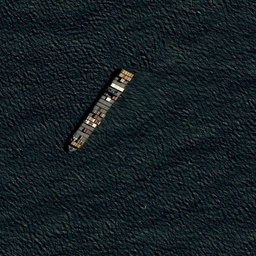
#> input picture 0006c52e8.jpg, 256 x 256 px, shrunk from 768 x 768 before the run
$ jupyter execute --allow-errors Actividad3_ManuelNaranjoMartinez.ipynb   (older library calls are emulated)
#> lines starting #> are read from the running program, lines starting #| are printed output that depends on the picture; after the words box and inside, x2 and y2 are one past the last pixel; in counts of white or black regions, pixels touching at a corner belong together
### my_functions2.py
import numpy as np

# Imágenes de pruebas
from skimage import data, segmentation, color, feature, filters

from skimage.segmentation import felzenszwalb, quickshift, watershed, mark_boundaries
from skimage.measure import regionprops
from skimage.exposure import rescale_intensity

# Watershed con marcadores
from scipy import ndimage as ndi
from skimage.util import img_as_ubyte
from skimage.filters import rank
from skimage.morphology import disk, diamond
from skimage.color import rgb2gray

# Region Adjancency Graphs (RAGs)
from skimage.future import graph

# Para lectura del dataset de imágenes segmentadas
import pandas as pd

import matplotlib.pyplot as plt

# [62 lines left out: function calculate_metrics, not called in this run]

def get_reference_masks(path_dataframe, imageIds):
    """Función para obtener un array de máscaras de referencia de
       las imágenes a analizar

    Args:
        path_dataframe (String): Path del fichero csv que contiene los
                                  datos para cargar en el objeto data frame
                                  de pandas
        imageIds ([String]): Array de nombres de las imágenes a analizar

    Returns:
        [Numpy Arrays]: Array de imágenes de las máscaras de referencia
    """

    df_masks = pd.read_csv(path_dataframe)
    list_masks = []
    for image_name in imageIds:
        image_rgb = plt.imread(image_name)

        df_rows = df_masks.loc[df_masks['ImageId'] == image_name]

        mask_img = np.zeros((image_rgb.shape[0]*image_rgb.shape[1],1), dtype=int)
        l,b=image_rgb.shape[0], image_rgb.shape[1]

        for row in df_rows.iterrows():
            en_pix = row[1]['EncodedPixels']

            rle = list(map(int, en_pix.split(' ')))
            pixel,pixel_count = [],[]
            [pixel.append(rle[i]) if i%2==0 else pixel_count.append(rle[i]) for i in range(0, len(rle))]

            rle_pixels = [list(range(pixel[i],pixel[i]+pixel_count[i])) for i in range(0, len(pixel))]

            rle_mask_pixels = sum(rle_pixels,[])

            mask_img[rle_mask_pixels] = 255

            mask = np.reshape(mask_img, (b,l)).T

        list_masks.append(mask)

    return list_masks


def segm_felzenszwalb(input_image, scale=800, sigma=10,
                      min_size=5, multichannel=True):
    """Función para generar la segmentación mediante la técnica
    de Felzenszwalb.

    Args:
        input_image ([Numpy Array]): Imagen de entrada sobre la que obtener
                                    la segmentación
        scale (int, optional): A mayor, más grandes son los grupos.
                               Defaults to 800.
        sigma (int, optional): Desviación estándar del kernel Gaussiano.
                                Defaults to 10.
        min_size (int, optional): Tamano mínimo de los componentes.
                                  Defaults to 5.
        multichannel (bool, optional): Si el último valor del shape
                                       se interpreta como múltiples canales.
                                       Defaults to True.
    Returns:
        Tuple (output image, labels, number classes): Tupla con la imagen
                                            segmentada, las etiquetas y el número
                                            total de segmentos encontrados.
    """

    segments_felz = felzenszwalb(np.uint8(input_image),
                          scale=scale,
                          sigma=sigma,
                          min_size=min_size,
                          multichannel=multichannel)

    output_image = mark_boundaries(input_image, segments_felz)
    labeled_fz = color.label2rgb(segments_felz, input_image, kind='avg', bg_label=0)

    return (output_image, labeled_fz, len(np.unique(segments_felz)))

def segm_watershed(input_image, gradient_level=10,
                   denoised_d_radius=10, rank_d_radius=2,
                   compactness=1):
    """Función para generar la segmentación mediante la técnica
    de WaterShed.

    Args:
        input_image ([Numpy Array]): Imagen de entrada sobre la que obtener
                                    la segmentación.
        gradient_level (int, optional): Nivel del gradiente para encontrar regiones
                                        continuas. Defaults to 10.
        denoised_d_radius (int, optional): Radio del elemento morfologico 'diamond'
                                           para obtener una imagen más suave.Defaults to 10.
        rank_d_radius (int, optional): Radio del elemento morfológico 'diamond'
                                       para expresar la vecindad. Defaults to 2.
        compactness (int, optional): A mayor valor, se dan lugar cuencas de forma más regular.
                                     Defaults to 1.

    Returns:
        Tuple (output image, labels, number classes): Tupla con la imagen
                                            segmentada, las etiquetas y el número
                                            total de segmentos encontrados.
    """
    input_image = rgb2gray(input_image)
    # denoise image
    denoised = rank.median(input_image, diamond(denoised_d_radius))

    # find continuous region (low gradient -
    # where less than 10 for this image) --> markers
    # disk(5) is used here to get a more smooth image
    markers = rank.gradient(denoised, diamond(rank_d_radius)) < gradient_level
    markers = ndi.label(markers)[0]

    # local gradient (disk(2) is used to keep edges thin)
    gradient = rank.gradient(denoised, diamond(5))

    # process the watershed
    segments_watershed = watershed(gradient, markers,
                    compactness=compactness)

    output_image = mark_boundaries(input_image, segments_watershed)
    labeled_ws = color.label2rgb(segments_watershed, input_image, kind='avg', bg_label=0)

    return (output_image, labeled_ws, len(np.unique(segments_watershed)))


def segm_quickshift(input_image, ratio=0.1, kernel_size=5,
                    max_dist=25, sigma=0.8):
    """Función para generar la segmentación mediante la técnica
    de Quickshift.

    Args:
        input_image ([Numpy Array]): Imagen de entrada sobre la que obtener
                                    la segmentación.
        ratio (float, optional): Balance del espacio de color.
                                 Defaults to 0.1.
        kernel_size (int, optional): Ancho del kernel Gaussiano. A mayor valor,
                                     menos clusters. Defaults to 5.
        max_dist (int, optional): Punto de corte para las distancias de los datos.
                                  Más alto significa menos clusters. Defaults to 25.
        sigma (float, optional): Anchura para el suavizado Gaussiano. Defaults to 0.8.

    Returns:
         Tuple (output image, labels, number classes): Tupla con la imagen
                                            segmentada, las etiquetas y el número
                                            total de segmentos encontrados.
    """

    segments_quick = quickshift(input_image,
                        ratio=ratio,
                        kernel_size=kernel_size,
                        max_dist=max_dist,
                        sigma=sigma)
    output_image = mark_boundaries(input_image, segments_quick)
    labeled_qs = color.label2rgb(segments_quick, input_image, kind='avg', bg_label=0)

    return (output_image, labeled_qs, len(np.unique(segments_quick)))


def segm_rag(input_image, compactness=10, n_segments=275,
             sigma=1, start_label=1):
    """Función para generar la segmentación mediante la técnica
    de RAG.

    Args:
        input_image ([Numpy Array]): Imagen de entrada sobre la que obtener
                                    la segmentación.
        compactness (int, optional): Equilibra proximidad de color y espacio.
                                     Defaults to 10.
        n_segments (int, optional): El número aproximado de etiquetas en la imagen
                                    de salida. Defaults to 275.
        sigma (int, optional): Anchura del núcleo de suavizado Gaussiano. Defaults to 1.
        start_label (int, optional): Índice inicial de etiquetado 0/1. Defaults to 1.

    Returns:
        Tuple (output image, labels, number classes): Tupla con la imagen
                                            segmentada, las etiquetas y el número
                                            total de segmentos encontrados.
    """

    labels = segmentation.slic(input_image,
                           compactness=compactness,
                           n_segments=n_segments,
                           sigma=sigma,
                           start_label=start_label)
    g = graph.rag_mean_color(input_image, labels)

    segments_rag = graph.cut_threshold(labels,
                                g,
                                29)

    output_image = mark_boundaries(input_image, segments_rag)#
    labeled_rag = color.label2rgb(segments_rag, input_image, kind='avg', bg_label=0)

    return (output_image, labeled_rag, len(np.unique(segments_rag)))

### Actividad3_ManuelNaranjoMartinez.ipynb
# Actividad 3

Ejercicio relativo a la actividad 3 de la asignatura Percepción Computacional

Alumno: Manuel Naranjo Martínez, Grupo: FUNDAE

## Importación de librerías y funciones accesorias

[cell 1]
# Para medir el tiempo de ejecución
import time
# Para mostrar las imágenes
import matplotlib.pyplot as plt
# Para transformar imágenes a escala de grises
# from skimage.color import rgb2gray
# Para uso de la librería numpy de operaciones matriciales
import numpy as np

# Conversión a escala de grises
from skimage.color import rgb2gray

# Para cargar las funciones de implementación propia
# necesarias para realizar el ejercicio
from my_functions2 import segm_felzenszwalb, segm_watershed, \
                          segm_quickshift, segm_rag, \
                          calculate_metrics, get_reference_masks

[cell 2]
# [37 lines left out: functions imshow, plot_comparison, not called in this run]

# Dominio de la aplicación

El dominio elegido para el ejercicio de segmentación es la obtención de máscaras de los barcos en imágenes satelitales como las del dataset de Airbus del reto de Kaggel [0].

La finalidad es conseguir detectar el barco mediante la obtención del segmento del mismo.

Se mostará la comparativa de la aplicación de cuatro segmentadores sobre tres imágenes de ejemplo, mostrando sus resultados de forma vistual, así como los tiempos de ejecución de cada uno de ellos. También se describirá como la modificación de ciertos parámetros (dependiendo del segmentador) pueden afectar para mejorar/empeorar la segmentación para este caso concreto. Dichos valores serán los asignados en las implementaciones propias de las funciones segmentadores del fichero adjunto.

Cómo punto final, se elegirá uno de ellos y se llevará a cabo su evaluación mediante métricas (accuracy, specificity, sensibility, IoU, ..) para comprobar cómo de bien se lleva a cabo la segmentación. Para esta comprobación será necesario utilizar la máscara de referencia obtenida del dataset original de Kaggel [0].

[cell 3]
# Listado de imágenes a tratar
imgs_ids = ['0006c52e8.jpg', '000155de5.jpg', '0005d01c8.jpg']

# Obtenemos las máscaras de las imágenes a tratar
#> (the rest of this cell did not finish here and is left out)

# Experimentación con Segmentadores

## Felzenszwalb

* **scale**: A mayor, más grandes son los grupos. Default 800.
    1. Con *scale* bajo, la zona de detección alrededor del objeto se ve incrementado y llega a detectar elementos no deseados en el mar.
    2. Con *scale* alto, se va reduciendo la zon de detección al rededor de los objetos relevantes, llegando a desaparecer si es muy elevado.


* **sigma**: Desviación estándar del kernel Gaussiano. Default 10
    1. Con *sigma* bajo, las formas de los objetos a detectar se ajustan, pero se detecta demasiado ruido en las partes blancas del agua por el oleaje.
    2. Con *sigma* alto, deja de detectar elementos, más allá de un valor 20, las segmentaciones desaparecen en casi todos los casos.


* **min_size**: Size minimo de los componentes. Default 5
    1. Con *min_size* bajo, se reduce el tamaño mínimo necesario de los elementos para ser detectados. Se detectan más elementos
    2. Con *min_size* alto, se detectan menos elementos, se requiere un tamaño mayor del elemento para ser detectado.

[cell 4]
fig, axis = plt.subplots(nrows=2, ncols=len(imgs_ids), figsize=(8, 8), sharex=True,
                                  sharey=True)
for i, img in enumerate(imgs_ids):
    start_time = time.time()
    # Aplicación de la segmentación Felzenszwalb para cada una de las imagenes
    # Valores óptimos de scale, sigma y min_size para la solución del ejercicio
    (output_image, labeled_fz, segments_felzenszwalb) = segm_felzenszwalb(plt.imread(img),
                                                                          scale=2000,
                                                                          sigma=1,
                                                                          min_size=100)
#> in segm_felzenszwalb, `segments_felz = felzenszwalb(np.uint8(input_image), scale=scale, sigma..`:
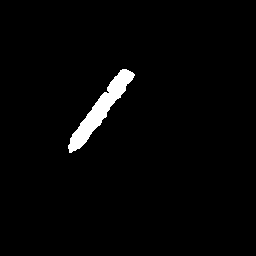
#> segments_felz: shape (256, 256) int64; values 0 (black) and 1 (white), 2.2% white; 1 white region, box (x1, y1, x2, y2) and area: (68, 69, 135, 153) 1462
#> in segm_felzenszwalb, input_image is the input picture: shape (256, 256, 3); mean R, G, B 21.8, 31.4, 35
#> in segm_felzenszwalb, `labeled_fz = color.label2rgb(segments_felz, input_image, kind='avg', b..`:
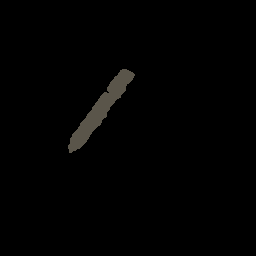
#> labeled_fz: shape (256, 256, 3); mean R, G, B 2, 1.9, 1.7
#> segments_felzenszwalb = 2
    end_time = time.time()

    duration_felzenszwalb = round(end_time-start_time, 2)

    axis[0][i].imshow(output_image)
    axis[0][i].set_title(imgs_ids[i])
    axis[0][i].axis('off')
    axis[0][i].set_adjustable('box')

    axis[1][i].imshow(labeled_fz)
    axis[1][i].set_title("{} s, {} segmentos".format(
                                                duration_felzenszwalb,
                                                segments_felzenszwalb))
    axis[1][i].axis('off')
    axis[1][i].set_adjustable('box')
#> pass 2 of the loop `for i, img in enumerate(imgs_ids):`:
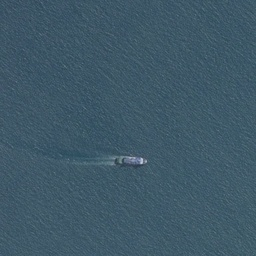
#> input picture 000155de5.jpg, 256 x 256 px, shrunk from 768 x 768 before the run
#> in segm_felzenszwalb (call 2), `segments_felz = felzenszwalb(np.uint8(input_image), scale=scale, sigma..`:
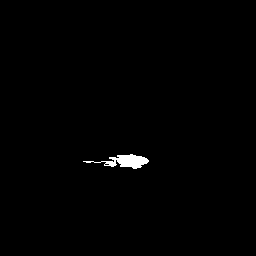
#> segments_felz: shape (256, 256) int64; values 0 (black) and 1 (white), 0.67% white; 1 white region, box (x1, y1, x2, y2) and area: (83, 154, 149, 169) 439
#> in segm_felzenszwalb, input_image is the input picture: shape (256, 256, 3); mean R, G, B 62.5, 88.7, 103.5

plt.tight_layout()
plt.show()

## Watershed

* **gradient_level**: Nivel del gradiente para encontrar regiones continuas. Default 10.
    1. Con *gradient_level* bajo, Incremento considerable en el tiempo de ejecución y detección excesiva de regiones.
    2. Con *gradient_level* alto, Reducción de regiones detectadas llegando a desaparecer por encima de un valor de 20 para el caso del ejercicio.


* **denoised_d_radius**: Radio del elemento morfologico 'diamond' para obtener una imagen más suave. Default 10
    1. Con *denoised_d_radius* bajo, Incremento del tiempo de ejecución, además de generar un elevadísimo número de segmentos.
    2. Con *denoised_d_radius* alto, Reducción de elementos a segmentar, eliminando casi todos los detalles con valores por encima de 20

[cell 5]
fig, axis = plt.subplots(nrows=2, ncols=len(imgs_ids), figsize=(8, 8), sharex=True,
                                  sharey=True)
for i, img in enumerate(imgs_ids):
    start_time = time.time()
    # Aplicación de la segmentación Felzenszwalb para cada una de las imagenes
    # Valores óptimos, valores por defecto
    (output_image, labeled_ws, segments_watershed) = segm_watershed(plt.imread(img))
#> in segm_watershed, `denoised = rank.median(input_image, diamond(denoised_d_radius))`:
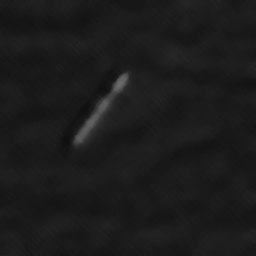
#> denoised: shape (256, 256); min 14, max 106, mean 27.6
#> in segm_watershed, `markers = rank.gradient(denoised, diamond(rank_d_radius)) < gradient_l..`:
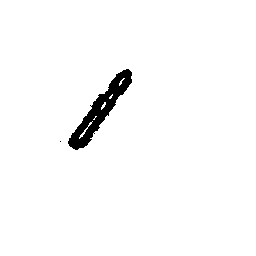
#> markers: shape (256, 256) bool; 97.7% white; 2 black regions (1 under 20 px), largest, box (x1, y1, x2, y2) and area: (68, 69, 132, 150) 1476
#> in segm_watershed, `markers = ndi.label(markers)[0]`:
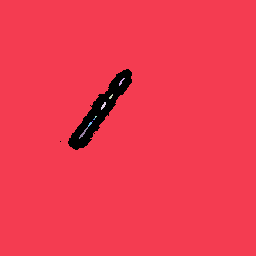
#> markers: shape (256, 256) int32; 10 distinct labels, from 0 to 9; one colour per label, 0 black
#> in segm_watershed, `gradient = rank.gradient(denoised, diamond(5))`:
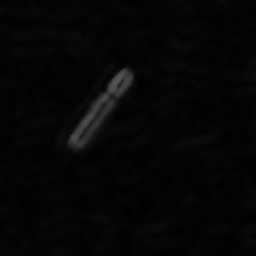
#> gradient: shape (256, 256); min 0, max 85, mean 5.7
#> in segm_watershed, `segments_watershed = watershed(gradient, markers, compactness=compactn..`:
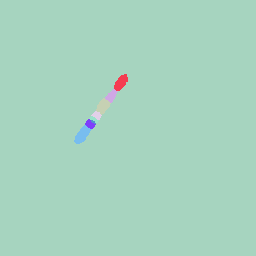
#> segments_watershed: shape (256, 256) int32; 9 distinct labels, from 1 to 9; one colour per label, 0 black
#> segments_watershed = 9
    end_time = time.time()

    duration_watershed = round(end_time-start_time, 2)

    axis[0][i].imshow(output_image)
    axis[0][i].set_title(imgs_ids[i])
    axis[0][i].axis('off')
    axis[0][i].set_adjustable('box')

    axis[1][i].imshow(labeled_ws)
    axis[1][i].set_title("{} s, {} segmentos".format(
                                                                        duration_watershed,
                                                                        segments_watershed))
    axis[1][i].axis('off')
    axis[1][i].set_adjustable('box')
#> pass 2 of the loop `for i, img in enumerate(imgs_ids):`:
#> `(output_image, labeled_ws, segments_watershed) = segm_watershed(plt.im..`: segments_watershed = 1

plt.tight_layout()
plt.show()

## Quickshift

* **ratio**: Balance del espacio de color. Default 0.1
    1. Con *ratio* bajo, Reducción del número de secciones detectadas
    2. Con *ratio* alto, Incremento muy elevado del número de regiones detectadas, y del tiempo de ejecución.


* **kernel_size**: Ancho del kernel Gaussiano. A mayor valor, menos clusters. Default 10
    1. Con *kernel_size* bajo, Incremento del tiempo de ejecución y del número de regiones
    2. Con *kernel_size* alto, Incremento enorme del tiempo de ejecución (por encima de 10 el orden de magnitud se convirte en minutos), Reducción del número de regiones.


* **max_dist**: Punto de corte para las distancias de los datos. Más alto significa menos clusters. Default 25
    1. Con *max_dist* bajo, Incremento enorme del tiempo de ejecución (por debajo de 10 el orden de magnitud se convirte en minutos). Incremento del número de regiones.
    2. Con *max_dist* alto, Reducción del número de regiones.


[cell 6]
fig, axis = plt.subplots(nrows=2, ncols=len(imgs_ids), figsize=(8, 8), sharex=True,
                                  sharey=True)
for i, img in enumerate(imgs_ids):
    start_time = time.time()
    # Aplicación de la segmentación Felzenszwalb para cada una de las imagenes
    # Valores óptimos, valores por defecto
    (output_image, labeled_qs, segments_quickshift) = segm_quickshift(plt.imread(img))
#> in segm_quickshift, `segments_quick = quickshift(input_image, ratio=ratio, kernel_size=kern..`:
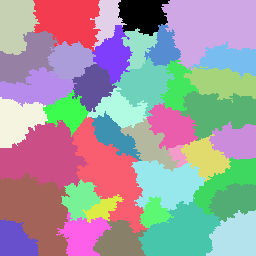
#> segments_quick: shape (256, 256) int64; 40 distinct labels, from 0 to 39; one colour per label, 0 black
#> in segm_quickshift, `output_image = mark_boundaries(input_image, segments_quick)`:
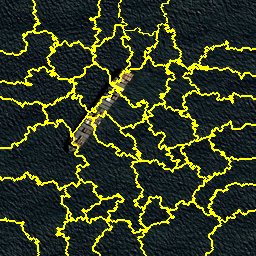
#> output_image: shape (256, 256, 3) float64; mean R, G, B 0.19, 0.223, 0.12
#> in segm_quickshift, `labeled_qs = color.label2rgb(segments_quick, input_image, kind='avg', ..`:
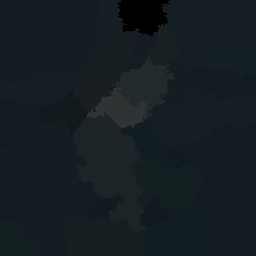
#> labeled_qs: shape (256, 256, 3); mean R, G, B 20.8, 30.3, 33.8
#> segments_quickshift = 40
    end_time = time.time()

    duration_quickshift = round(end_time-start_time, 2)

    axis[0][i].imshow(output_image)
    axis[0][i].set_title(imgs_ids[i])
    axis[0][i].axis('off')
    axis[0][i].set_adjustable('box')

    axis[1][i].imshow(labeled_qs)
    axis[1][i].set_title("{} s, {} segmentos".format(
                                                                duration_quickshift,
                                                                segments_quickshift))
    axis[1][i].axis('off')
    axis[1][i].set_adjustable('box')
#> pass 2 of the loop `for i, img in enumerate(imgs_ids):`:
#> in segm_quickshift (call 2), `labeled_qs = color.label2rgb(segments_quick, input_image, kind='avg', ..`:
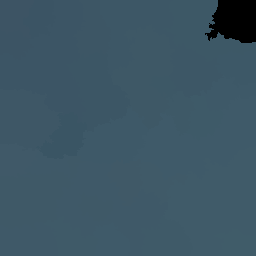
#> labeled_qs: shape (256, 256, 3); mean R, G, B 60.4, 85.9, 100.3
#> segments_quickshift = 42

plt.tight_layout()
plt.show()

## RAG

* **compactness**: Equilibra proximidad de color y espacio. Default 10
    1. Con *compactness* bajo, Desaparecen casi todos los segmentos con un valor de 1
    2. Con *compactness* alto, Encuentra más segmentos


* **n_segments**: El número aproximado de etiquetas en la imagen de salida. Default 275
    1. Con *n_segments* bajo, Pueden llegar a desaparecen las regiones y no encontrar ninguna.
    2. Con *n_segments* alto, Incrementa el número de etiquetas que se asignan a las regiones detectadas.


* **sigma**: Anchura del núcleo de suavizado Gaussiano. Default 1
    1. Con *sigma* bajo, se reduce el número de segmentos encontrados, pudiendo llegar a desaparecen en varios casos.
    2. Con *sigma* alto, Se incrementa el número de segmentos encontrados.


[cell 7]
fig, axis = plt.subplots(nrows=2, ncols=len(imgs_ids), figsize=(8, 8), sharex=True,
                                  sharey=True)
for i, img in enumerate(imgs_ids):
    start_time = time.time()
    # Aplicación de la segmentación Felzenszwalb para cada una de las imagenes
    # Valores óptimos, valores por defecto
    (output_image, labeled_rag, segments_rag) = segm_rag(plt.imread(img))
#> segments_rag = 5
    end_time = time.time()

    duration_rag = round(end_time-start_time, 2)

    axis[0][i].imshow(output_image)
    axis[0][i].set_title(imgs_ids[i])
    axis[0][i].axis('off')
    axis[0][i].set_adjustable('box')

    axis[1][i].imshow(labeled_rag)
    axis[1][i].set_title("{} s, {} segmentos".format(duration_rag,
                                                                       segments_rag))
    axis[1][i].axis('off')
    axis[1][i].set_adjustable('box')
#> pass 2 of the loop `for i, img in enumerate(imgs_ids):`:
#> segments_rag = 1

plt.tight_layout()
plt.show()

# Evaluación del segmentador

Una vez visto los resultados comparativos de los 4 procesos segmentadores "Felzenszwalb", "Watershed", "QuickShift" y "RAG", por calidad de resultados visuales y tiempo de ejecución en cada caso, se ha decidido utilizar como solución **Felzenszwalb** con los valores de scale=2000, sigma=1 y min_size=100.

[cell 8]
# Lista de resultados para las imágenes de prueba
results = []
# Cálculo de segmentación
for i, img in enumerate(imgs_ids):
    (output_image, labeled_fz, segments_felzenszwalb) = segm_felzenszwalb(plt.imread(img), scale=2000,
                                                                                           sigma=1,
                                                                                           min_size=100)
#> segments_felzenszwalb = 2
    results.append(labeled_fz)
#> pass 2 of the loop `for i, img in enumerate(imgs_ids):`:


# Obtención de métricas
#> (the rest of this cell did not finish here and is left out)
